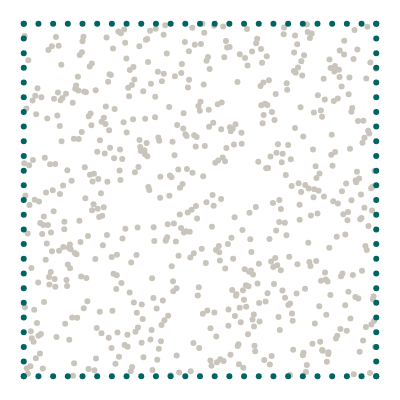

Notebook code for this chart:
### Markdown cell above
## Geometry

We want to model a quarter of a plate with an elliptical hole. The domain itself is represented by collocation points, the boundaries are represented by uniformly sampled points along the perimeter.

### Code cell
import torch
from torch.optim.lr_scheduler import StepLR
import numpy as np
from scipy.stats import qmc
from plotly.express.colors import sequential
import plotly.graph_objects as go
import plotly.figure_factory as ff
from tqdm import tqdm
import wandb
import matplotlib.pyplot as plt

torch.set_default_dtype(torch.float64)
from global_constants import L, R, B0, EPS0, MU, LBD, RATIO

# Number of collocation points
N = 25

# Epochs
epochs = 800
# Batch size
batch_size = 64
# Leanring rate
lr = 0.001
# Scheduler step width
scheduler_step = 2000 
# Gamma factor of scheduler
scheduler_gamma = 0.5

# Number of hidden neurons
hn = 50

#Weight of dirichlet_losses left_l and top_l in comparison to right_l and bottom_l
W_RiTo = 1
# Weight of PDE loss
W_PDE = 0.01
# Weight of Neumann loss
W_NEU = 0.1
# Weight of data losses
W_STRESS = 0.0
W_DISP = 0.0


# Create collocation points
points = L * qmc.LatinHypercube(d=2).random(N**2)
collocation = torch.tensor(points, requires_grad=True).double()

# Boundary points
x_top = torch.linspace(0, L, N, requires_grad=True).double()
y_top = L * torch.ones((N, 1), requires_grad=True).double()
top = torch.column_stack([x_top, y_top]).double()

x_bottom = torch.linspace(0, L, N).double()
y_bottom = torch.zeros((N, 1)).double()
bottom = torch.column_stack([x_bottom, y_bottom]).double()

x_left = torch.zeros((N, 1)).double()
y_left = torch.linspace(0, L, N).double()
left = torch.column_stack([x_left, y_left]).double()

x_right = L * torch.ones((N, 1)).double()
y_right = torch.linspace(0, L, N).double()
right = torch.column_stack([x_right, y_right]).double()


# Visualize geometry
with torch.no_grad():
    mode = "markers"
    gray = dict(color="#C9C5BC")
    green = dict(color="#006561")
    black = dict(color="black")
    fig = go.Figure()
    fig.add_trace(go.Scatter(x=collocation[:, 0], y=collocation[:, 1], mode=mode, marker=gray))
    fig.add_trace(go.Scatter(x=top[:, 0], y=top[:, 1], mode=mode, marker=green))
    fig.add_trace(go.Scatter(x=bottom[:, 0], y=bottom[:, 1], mode=mode, marker=green))
    fig.add_trace(go.Scatter(x=left[:, 0], y=left[:, 1], mode=mode, marker=green))
    fig.add_trace(go.Scatter(x=right[:, 0], y=right[:, 1], mode=mode, marker=green))
    fig.layout.yaxis.scaleanchor = "x"
    fig.update_layout(
        template="none",
        width=400,
        height=400,
        margin=dict(l=0, r=0, b=0, t=0),
        showlegend=False,
    )
    fig.update_xaxes(visible=False)
    fig.update_yaxes(visible=False)
    fig.show()

### Figure 1 — Plotly figure (JSON) as saved in the notebook; plotly's stock layout.template omitted (floating-point values rounded to 4 significant figures; data arrays with more than 128 entries replaced by an {"elided": "..."} marker saying what was removed)
{"data": [{"marker": {"color": "#C9C5BC"}, "mode": "markers", "type": "scatter", "x": {"elided": "625 float values"}, "y": {"elided": "625 float values"}}, {"marker": {"color": "#006561"}, "mode": "markers", "type": "scatter", "x": [0, 0.04167, 0.08333, 0.125, 0.1667, 0.2083, 0.25, 0.2917, 0.3333, 0.375, 0.4167, 0.4583, 0.5, 0.5417, 0.5833, 0.625, 0.6667, 0.7083, 0.75, 0.7917, 0.8333, 0.875, 0.9167, 0.9583, 1], "y": [1, 1, 1, 1, 1, 1, 1, 1, 1, 1, 1, 1, 1, 1, 1, 1, 1, 1, 1, 1, 1, 1, 1, 1, 1]}, {"marker": {"color": "#006561"}, "mode": "markers", "type": "scatter", "x": [0, 0.04167, 0.08333, 0.125, 0.1667, 0.2083, 0.25, 0.2917, 0.3333, 0.375, 0.4167, 0.4583, 0.5, 0.5417, 0.5833, 0.625, 0.6667, 0.7083, 0.75, 0.7917, 0.8333, 0.875, 0.9167, 0.9583, 1], "y": [0, 0, 0, 0, 0, 0, 0, 0, 0, 0, 0, 0, 0, 0, 0, 0, 0, 0, 0, 0, 0, 0, 0, 0, 0]}, {"marker": {"color": "#006561"}, "mode": "markers", "type": "scatter", "x": [0, 0, 0, 0, 0, 0, 0, 0, 0, 0, 0, 0, 0, 0, 0, 0, 0, 0, 0, 0, 0, 0, 0, 0, 0], "y": [0, 0.04167, 0.08333, 0.125, 0.1667, 0.2083, 0.25, 0.2917, 0.3333, 0.375, 0.4167, 0.4583, 0.5, 0.5417, 0.5833, 0.625, 0.6667, 0.7083, 0.75, 0.7917, 0.8333, 0.875, 0.9167, 0.9583, 1]}, {"marker": {"color": "#006561"}, "mode": "markers", "type": "scatter", "x": [1, 1, 1, 1, 1, 1, 1, 1, 1, 1, 1, 1, 1, 1, 1, 1, 1, 1, 1, 1, 1, 1, 1, 1, 1], "y": [0, 0.04167, 0.08333, 0.125, 0.1667, 0.2083, 0.25, 0.2917, 0.3333, 0.375, 0.4167, 0.4583, 0.5, 0.5417, 0.5833, 0.625, 0.6667, 0.7083, 0.75, 0.7917, 0.8333, 0.875, 0.9167, 0.9583, 1]}], "layout": {"height": 400, "margin": {"b": 0, "l": 0, "r": 0, "t": 0}, "showlegend": false, "width": 400, "xaxis": {"visible": false}, "yaxis": {"scaleanchor": "x", "visible": false}}}
